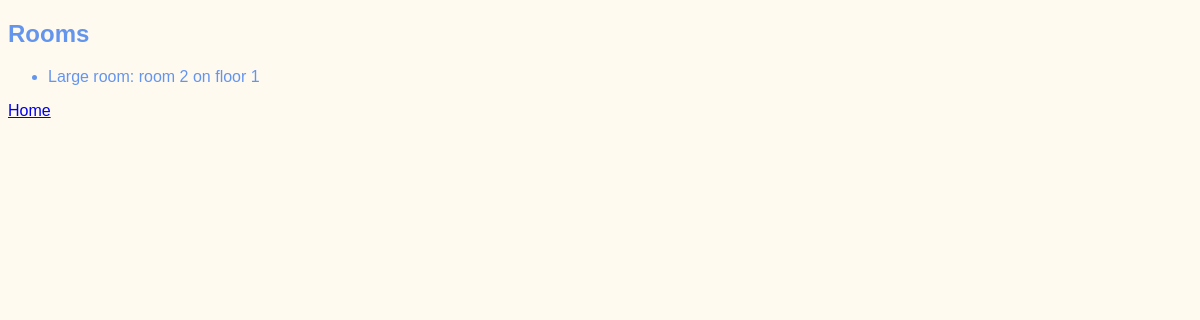
The page /meetings/rooms on the database as committed earlier.
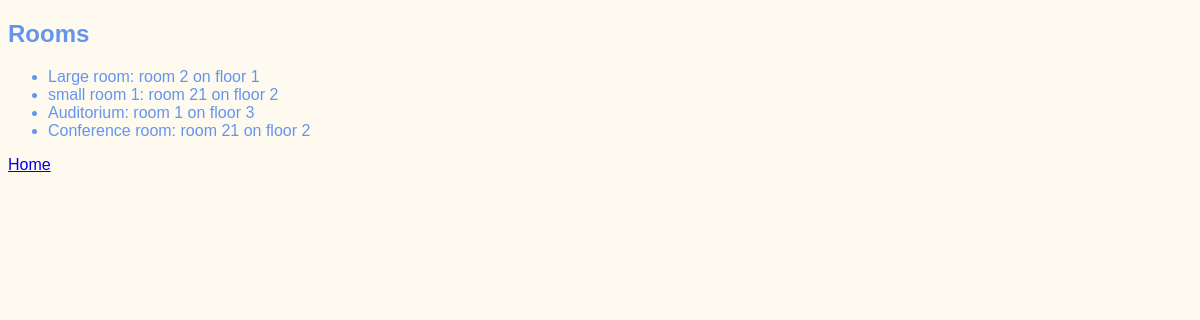
The same page on the database as committed later.
### meetings/models.py (models this page shows)
class Room(models.Model):
    name = models.CharField(max_length=50)
    floor = models.IntegerField()
    room = models.IntegerField()
    def __str__(self) -> str:
        return f"{self.name}: room {self.room} on floor {self.floor}"

### meetings/views.py (the view)
# urls.py: path('rooms', views.rooms_list, name="rooms"),
def rooms_list(request):
    return render(request, "meetings/rooms_list.html", {"rooms": Room.objects.all()})

### meetings/templates/meetings/rooms_list.html (shortened to what this page needs)
{% extends "base.html" %}
{% block content %}
    <h2>Rooms</h2>
    <ul>
        {% for room in rooms %}
            <li>
                {{room}}
            </li>
        {% endfor %}
    </ul>
    <a href="{% url 'welcome' %}">Home</a>
{% endblock %}

Rows that differ between the two databases and show on the page:
added Room: name+room+floor "small room 1: room 21 on floor 2"
added Room: name+room+floor "Auditorium: room 1 on floor 3"
added Room: name+room+floor "Conference room: room 21 on floor 2"
